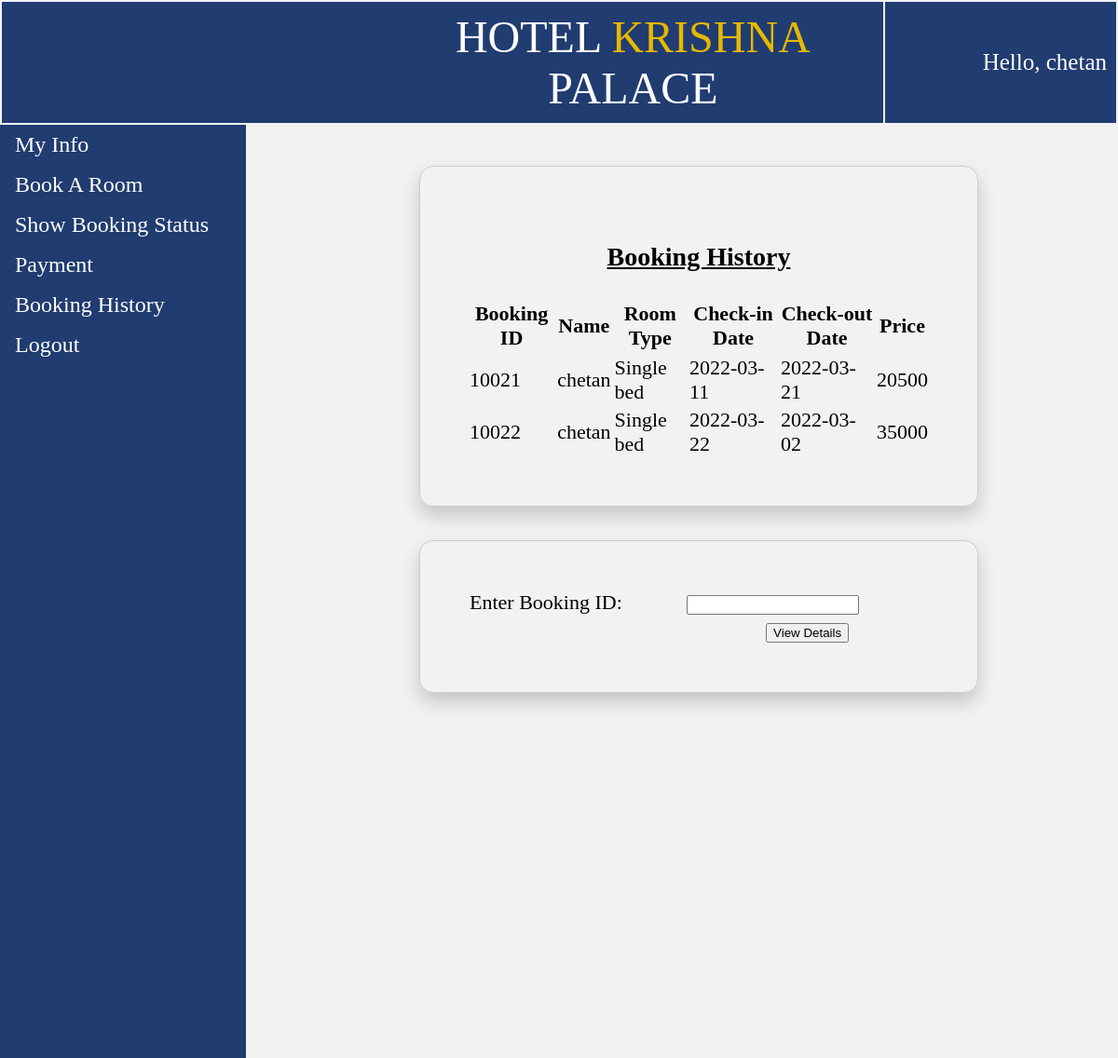
The app's page /user_booking_history.php with its own data.
### tables this page shows
CREATE TABLE `temp_session` (
  `phone` int(11) NOT NULL,
  `password` varchar(20) NOT NULL,
  `name` varchar(20) NOT NULL,
  `email` varchar(30) NOT NULL,
  `idproof` varchar(20) NOT NULL,
  `dob` date NOT NULL
);

CREATE TABLE `booked_hist` (
  `phone` int(11) NOT NULL,
  `name` varchar(20) NOT NULL,
  `idproof` varchar(20) NOT NULL,
  `room_type` varchar(20) NOT NULL,
  `checkin` date NOT NULL,
  `checkout` date NOT NULL,
  `days` int(11) NOT NULL,
  `ac` varchar(5) NOT NULL,
  `breakfast` varchar(5) NOT NULL,
  `lunch` varchar(5) NOT NULL,
  `snacks` varchar(5) NOT NULL,
  `dinner` varchar(5) NOT NULL,
  `swimming` varchar(5) NOT NULL,
  `price` int(11) NOT NULL,
  `book_id` int(11) NOT NULL
);

### user_booking_history.php (the view, shortened to what this page needs)
<!DOCTYPE html>
<html>
<head>
</head>
<body>
	<?php
		$conn = new mysqli("localhost","root","", "iwp");
		$sql = "SELECT * from temp_session";
		$result=mysqli_query($conn, $sql);
		$row=mysqli_fetch_row($result); ?>
	<table style="width: 100%;">
		<tr>
		<td id="td1" style="padding: 10px; font-size: 48px;padding-left: 35%;">HOTEL <p style="color: #e6b800; display: inline;">KRISHNA</p> PALACE</td>
			<td id="td1" style="font-size: 25px; text-align: right;">Hello, <?php echo $row[2]; ?></td>
		</tr>
	</table>
	<ul>
		<li><a href="user_view.php">My Info</a></li>
		<li><a href="bookroom.php">Book A Room</a></li>
		<li><a href="user_room_status.php">Show Booking Status</a></li>
		<li><a href="user_payment.php">Payment</a></li>
		<li><a href="user_booking_history.php">Booking History</a></li>
		<li><a href="index.php">Logout</a></li>
	</ul>
	<div style="margin-left:25%;padding:1px 16px;height:1000px;">
			<table class="basic_box">
				<tr>
					<td colspan="6"><p style="font-size: 28px; text-align: center; text-decoration: underline;"><b>Booking History</b></p>
				</td>
				<tr>
					<th>Booking ID</th>
					<th>Name</th>
					<th>Room Type</th>
					<th>Check-in Date</th>
					<th>Check-out Date</th>
					<th>Price</th>
				</tr>
				<tr>
				<?php
					$phone = $row[0];
					$id = $row[4];
					$sql1 = "SELECT * from booked_hist";
					if ($result=mysqli_query($conn,$sql1))
				  	{
				  		while ($row=mysqli_fetch_row($result))
				    	{
				    		if($row[0]==$phone && $row[2]==$id)
				    		{
				    		?>
				    		<td><?php echo $row[14]; ?></td>
				   			<td><?php echo $row[1]; ?></td>
				   			<td><?php echo $row[3]; ?></td>
				   			<td><?php echo $row[4]; ?></td>
				    		<td><?php echo $row[5]; ?></td>
				    		<td><?php echo $row[13]; } ?></td>
				</tr><?php
				    	}
				    }?>
			</table><br><br>
			<table class="basic_box">
				<tr>
					<td colspan="1">Enter Booking ID:</td>
					<td colspan="2">
						<form action="user_room_history.php" method="post">
							<input type="number" name="book_id">
					</td>
				</tr>
				<tr>
					<td></td>
					<td style="text-align: center;"><button type="submit">View Details</button></td></form>
				</tr>
			</table>
	</div>
</body>
</html>

### user_booking_history.php (style rules this page uses)
body { margin: 0; background: #f2f2f2; }
table { font-size: 22px; }
#td1 { background-color: rgba(09,41,98,0.9); color: white; border: 10px; margin-top: -10px; padding: 10px; text-align: center; }
.basic_box { border: 1px solid #ccc; border-radius: 15px; margin: auto; width: 600px; padding: 50px; box-shadow: 0 10px 20px rgba(0,0,0,0.19); }
ul { list-style-type: none; margin: 0; padding: 0; width: 22%; font-size: 24px; background-color: rgba(09,41,98,0.9); text-decoration: none; position: fixed; height: 100%; overflow: auto; }
li { color: white; }
li a { display: block; color: white; padding: 8px 16px; text-decoration: none; }

### records on screen
temp_session: name "chetan"
booked_hist: book "10021", name "chetan", room_type "Single bed", checkin "2022-03-11", checkout "2022-03-21", price "20500"
booked_hist: book "10022", name "chetan", room_type "Single bed", checkin "2022-03-22", checkout "2022-03-02", price "35000"
